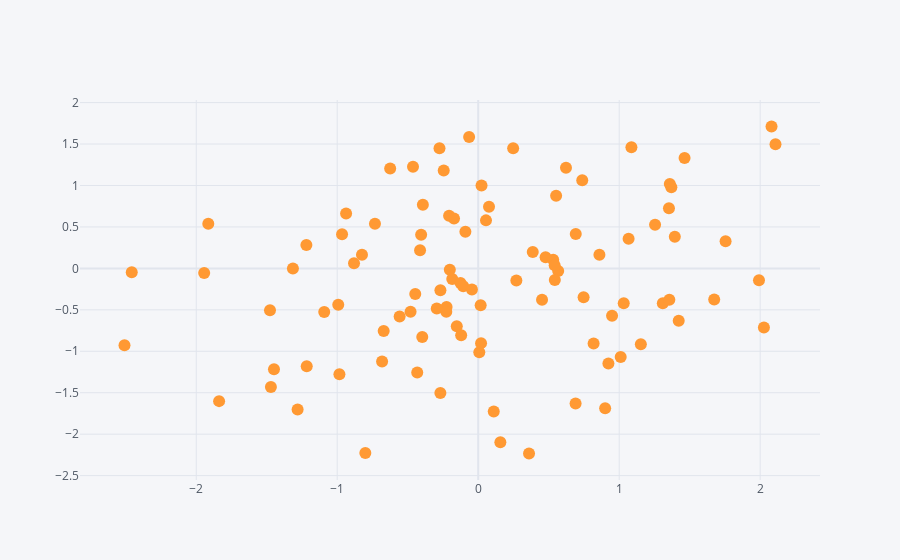

Notebook source saved alongside this figure:
### Code cell
df.iplot(x = 'A' , y = 'B',mode = 'markers')
